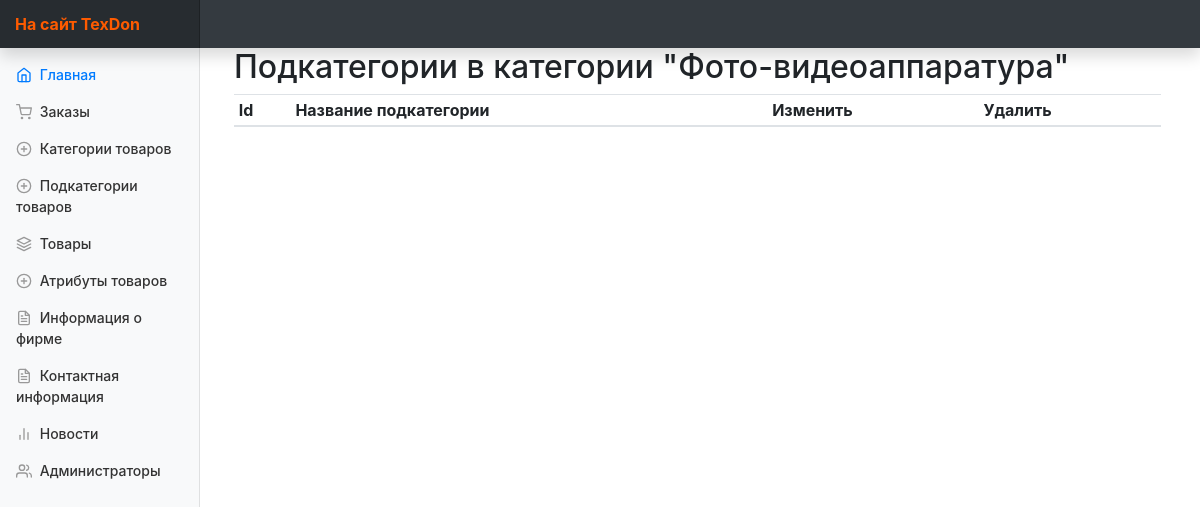
Page /index.php?ctrl=Category&act=categoryAndSubcategory&categoryID=3 on the earlier database version.
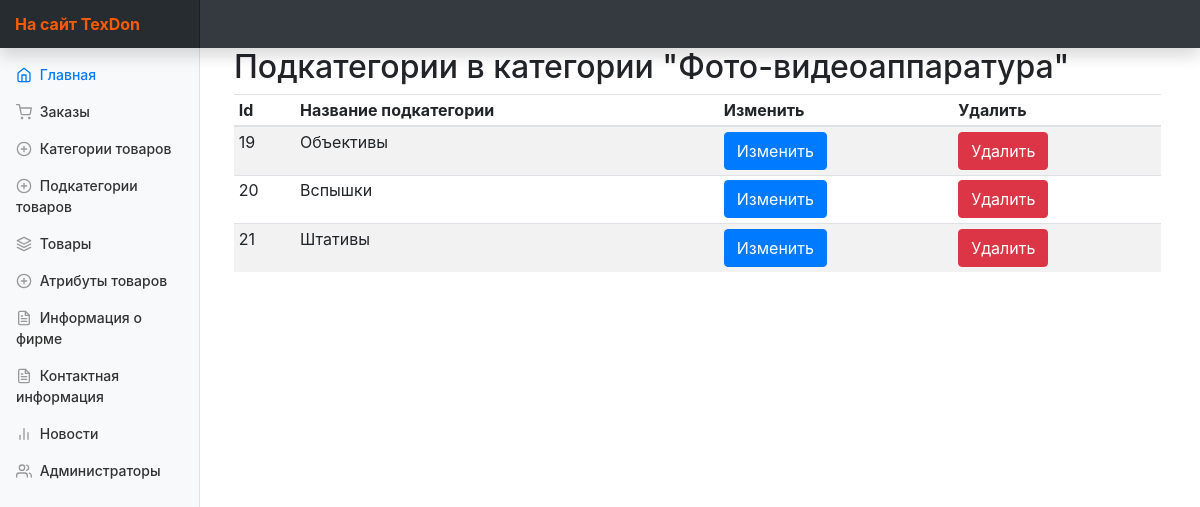
Same page on the later database version.
### tables this page shows
CREATE TABLE IF NOT EXISTS `categoriesandsubcategories` (
  `categoryandsubcategoryID` int(11) NOT NULL AUTO_INCREMENT,
  `categoryID` int(11) NOT NULL,
  `subcategoryID` int(11) NOT NULL,
  PRIMARY KEY (`categoryandsubcategoryID`),
  KEY `fk_catID` (`categoryID`),
  KEY `fk_subcatID` (`subcategoryID`)
);

CREATE TABLE IF NOT EXISTS `subcategories` (
  `subcategoryID` int(11) NOT NULL AUTO_INCREMENT,
  `subcategoryTitle` varchar(80) NOT NULL,
  `subcategoryImagePath` varchar(350) DEFAULT NULL,
  PRIMARY KEY (`subcategoryID`),
  UNIQUE KEY `subcategoriesTitle` (`subcategoryTitle`)
);

### controllers/panel/MainController.php (called while the page is built, shortened)
<?php
class MainController extends BaseController {
    public function start(  ){
        $controller = $this->request->getGetValue('ctrl');
        $action = $this->request->getGetValue('act');
        $controllerClass = "controllers\\panel\\{$controller}Controller";
        if(class_exists($controllerClass)){
            $controllerInstance = new $controllerClass();
        }
        if(method_exists($controllerClass, "{$action}Action")){
            $viewToInclude = $controllerInstance->{"{$action}Action"}();
        }
        else{
            $controller = "Home";
            $action = "index";
            $controllerClass = "controllers\\panel\\{$controller}Controller";
            $controllerInstance = new $controllerClass();
            $viewToInclude = $controllerInstance->{"{$action}Action"}();
        }
        $this->view = $controllerInstance->view;
        include_once "views/Default/header.php";
        include_once "views/$controller/$viewToInclude.php";
    }
}

### index.php (called while the page is built, shortened)
<?php
$app = new MainController();
$app->start();

### controllers/panel/BaseController.php (called while the page is built, shortened)
<?php
class BaseController{
    public function __construct(){
        $this->view = new View();
        $this->request = new Request();
    }
}

### utils/View.php (called while the page is built, shortened)
<?php
class View{
    private $storage = [];
    public function __get($name){
        if(isset($this->storage[$name])){
            return $this->storage[$name];
        }
        return null;
    }
    public function __set($name, $value){
        $this->storage[$name] = $value;
    }
}

### models/Category/Category.php (called while the page is built, shortened)
<?php
class Category{
    public static function GetCategoryById($categoryID) {
        $stm = MySQL::$db->prepare("SELECT * FROM categories WHERE categoryID = :id");
        $stm->bindParam( ":id" , $categoryID , \PDO::PARAM_INT);
        $stm->execute();
        $category =  $stm->fetch(\PDO::FETCH_OBJ);
        return $category;
    }
}

### controllers/panel/CategoryController.php (called while the page is built, shortened)
<?php
class CategoryController extends BaseController {
    public function categoryAndSubcategoryAction(  ){
        $categoryID = $this->request->getGetValue( 'categoryID' );
        $this->view->category = Category::GetCategoryById($categoryID);
        $this->view->subcategoryes = Subcategory::GetAllSubcategoryByCategoryId($categoryID);
        return 'categoryAndSubcategory';
    }
}

### utils/Request.php (called while the page is built, shortened)
<?php
class Request{
    public function getGetValue( $name ){
        if( isset($_GET[$name]) ){
            return filter_input(INPUT_GET , $name , FILTER_SANITIZE_STRING);
        }
        return null;
    }
}

### models/Subcategory/Subcategory.php (called while the page is built, shortened)
<?php
class Subcategory {
    public  static  function  GetAllSubcategoryByCategoryId ($categoryID ){
        $stm = MySQL::$db->prepare("SELECT c.categoryID, c.categoryTitle, sc.subcategoryID, sc.subcategoryTitle, sc.subcategoryImagePath, cAs.categoryandsubcategoryID
                                    FROM `categoriesandsubcategories` AS `cAs`
                                    INNER JOIN `subcategories` AS `sc` ON cAs.subcategoryID = sc.subcategoryID
                                    INNER JOIN `categories` AS `c` ON cAs.categoryID = c.categoryID
                                    WHERE c.categoryID = :categoryId");
        $stm->bindParam( ":categoryId" , $categoryID , \PDO::PARAM_INT);
        $stm->execute();
        $subcategoryes =  $stm->fetchAll(\PDO::FETCH_OBJ);
        return $subcategoryes;
    }
}

### views/Category/categoryAndSubcategory.php (the view, shortened to what this page needs)
<main role="main" class="col-md-9 ml-sm-auto col-lg-10 px-4">
    <h2>Подкатегории в категории "<?= $this->view->category->categoryTitle ?>"</h2>
    <div class="table-responsive">
        <table class="table table-striped table-sm">
            <thead>
            <tr>
                <th>Id</th>
                <th>Название подкатегории</th>
                <th>Изменить</th>
                <th>Удалить</th>
            </tr>
            </thead>
            <tbody>
            <?php foreach ( $this->view->subcategoryes as $subcategory ) { ?>
                <tr data-subcategory-id="<?= $subcategory->subcategoryID ?>" data-category-id="<?= $subcategory->categoryID ?>">
                    <td><?= $subcategory->subcategoryID ?></td>
                    <td><?= $subcategory->subcategoryTitle ?></td>
                    <td><a id ="updateSubcategory" class="btn btn-primary" href="?ctrl=Subcategory&act=updateSubcategory&subcategoryID=<?= $subcategory->subcategoryID ?>&categoryID=<?= $subcategory->categoryID ?>">Изменить</a></td>
                   <td> <div data-subcategory-id="<?= $subcategory->subcategoryID ?>" data-subcategorytocategory-id="<?= $subcategory->categoryandsubcategoryID ?>" class="btn btn-danger">Удалить</div> </td>
                </tr>
            <?php } ?>
            </tbody>
        </table>
    </div>

Differences in the rows shown:
added categoriesandsubcategories: subcategoryID.subcategoryID "19", subcategoryID.subcategoryTitle "Объективы"
added categoriesandsubcategories: subcategoryID.subcategoryID "20", subcategoryID.subcategoryTitle "Вспышки"
added categoriesandsubcategories: subcategoryID.subcategoryID "21", subcategoryID.subcategoryTitle "Штативы"
